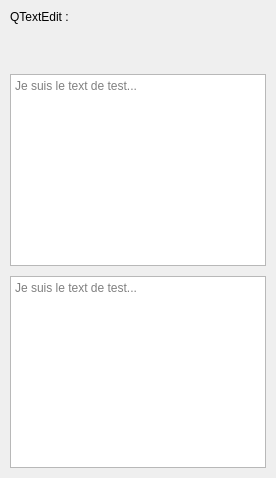
              <widget class="QFrame" name="fr_te">
               <layout class="QVBoxLayout" name="vlay_te">
                <property name="spacing">
                 <number>10</number>
                </property>
                <property name="leftMargin">
                 <number>10</number>
                </property>
                <property name="topMargin">
                 <number>10</number>
                </property>
                <property name="rightMargin">
                 <number>10</number>
                </property>
                <property name="bottomMargin">
                 <number>10</number>
                </property>
                <item>
                 <widget class="QLabel" name="lb_te_demo">
                  <property name="text">
                   <string>QTextEdit :</string>
                  </property>
                 </widget>
                </item>
                <item>
                 <spacer name="verticalSpacer_21">
                  <property name="orientation">
                   <enum>Qt::Vertical</enum>
                  </property>
                  <property name="sizeType">
                   <enum>QSizePolicy::Fixed</enum>
                  </property>
                  <property name="sizeHint" stdset="0">
                   <size>
                    <width>20</width>
                    <height>40</height>
                   </size>
                  </property>
                 </spacer>
                </item>
                <item>
                 <widget class="QTextEdit" name="te_demo_th">
                  <property name="html">
                   <string>&lt;!DOCTYPE HTML PUBLIC &quot;-//W3C//DTD HTML 4.0//EN&quot; &quot;http://www.w3.org/TR/REC-html40/strict.dtd&quot;&gt;
&lt;html&gt;&lt;head&gt;&lt;meta name=&quot;qrichtext&quot; content=&quot;1&quot; /&gt;&lt;meta charset=&quot;utf-8&quot; /&gt;&lt;style type=&quot;text/css&quot;&gt;
p, li { white-space: pre-wrap; }
hr { height: 1px; border-width: 0; }
&lt;/style&gt;&lt;/head&gt;&lt;body style=&quot; font-family:'Segoe UI'; font-size:9pt; font-weight:400; font-style:normal;&quot;&gt;
&lt;p style=&quot;-qt-paragraph-type:empty; margin-top:0px; margin-bottom:0px; margin-left:0px; margin-right:0px; -qt-block-indent:0; text-indent:0px; font-family:'MS Shell Dlg 2'; font-size:8.25pt;&quot;&gt;&lt;br /&gt;&lt;/p&gt;&lt;/body&gt;&lt;/html&gt;</string>
                  </property>
                  <property name="placeholderText">
                   <string>Je suis le text de test...</string>
                  </property>
                 </widget>
                </item>
                <item>
                 <widget class="QTextEdit" name="te_demo_tr">
                  <property name="placeholderText">
                   <string>Je suis le text de test...</string>
                  </property>
                 </widget>
                </item>
               </layout>
              </widget>
